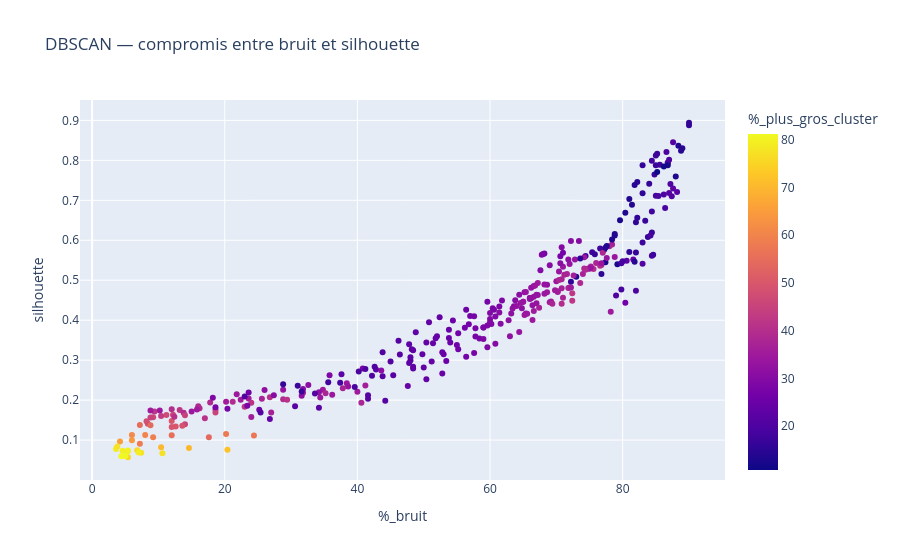

Source (notebook cell):
### Code cell
candidats = resultats.loc[
    resultats["nb_clusters"].between(10, 20)
    & resultats["silhouette"].notna()
].copy()

if candidats.empty:
    print("Aucun candidat dans la plage 10–20 clusters.")
    # display(resultats)
else:
    # display(candidats.sort_values(
    #     ["%_bruit", "silhouette"],
    #     ascending=[True, False]
    # ))

    fig = px.scatter(
        candidats,
        x="%_bruit",
        y="silhouette",
        color="%_plus_gros_cluster",
        hover_data=[
            "eps", "min_samples",
            "nb_clusters", "taille_min"
        ],
        title="DBSCAN — compromis entre bruit et silhouette"
    )
    fig.show()

### Figure 1 — Plotly figure (JSON) as saved in the notebook; plotly's stock layout.template omitted (floating-point values rounded to 4 significant figures; data arrays with more than 128 entries replaced by an {"elided": "..."} marker saying what was removed)
{"data": [{"customdata": {"elided": "351x4 float values"}, "hovertemplate": "%_bruit=%{x}<br>silhouette=%{y}<br>eps=%{customdata[0]}<br>min_samples=%{customdata[1]}<br>nb_clusters=%{customdata[2]}<br>taille_min=%{customdata[3]}<br>%_plus_gros_cluster=%{marker.color}<extra></extra>", "legendgroup": "", "marker": {"color": {"elided": "351 float values"}, "coloraxis": "coloraxis", "symbol": "circle"}, "mode": "markers", "name": "", "orientation": "v", "showlegend": false, "type": "scatter", "x": {"elided": "351 float values"}, "xaxis": "x", "y": {"elided": "351 float values"}, "yaxis": "y"}], "layout": {"coloraxis": {"colorbar": {"title": {"text": "%_plus_gros_cluster"}}, "colorscale": [[0, "#0d0887"], [0.1111, "#46039f"], [0.2222, "#7201a8"], [0.3333, "#9c179e"], [0.4444, "#bd3786"], [0.5556, "#d8576b"], [0.6667, "#ed7953"], [0.7778, "#fb9f3a"], [0.8889, "#fdca26"], [1, "#f0f921"]]}, "legend": {"tracegroupgap": 0}, "title": {"text": "DBSCAN — compromis entre bruit et silhouette"}, "xaxis": {"anchor": "y", "domain": [0, 1], "title": {"text": "%_bruit"}}, "yaxis": {"anchor": "x", "domain": [0, 1], "title": {"text": "silhouette"}}}}
